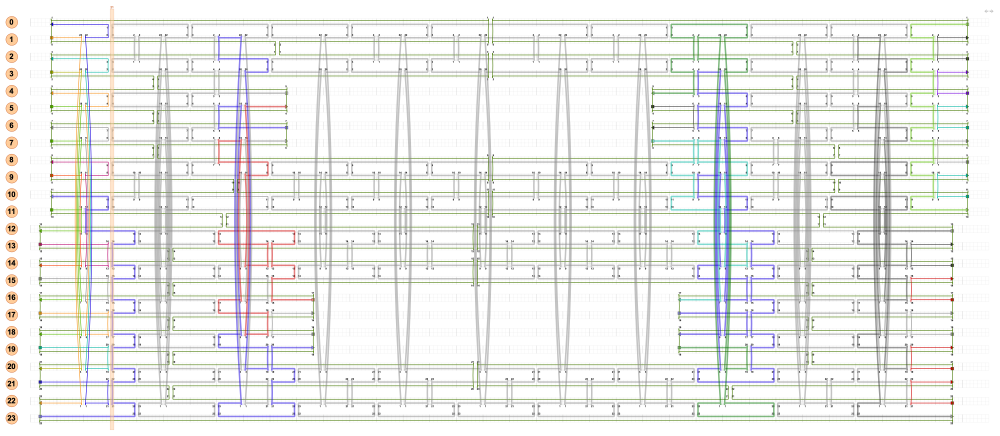
#> input picture archive/results/paper_figure_assets/2x12_rectangle_cavity.png, 3000 x 1307 px, given in place of early_2x14_naive_path.png, which was not available (shown at 1/3 size)
$ python gen_abstract_fig.py
#> lines starting #> are read from the running program, lines starting #| are printed output that depends on the picture; after the words box and inside, x2 and y2 are one past the last pixel; in counts of white or black regions, pixels touching at a corner belong together; pictures that were not available may be replaced by others from this repository, and a replacement may not be noted
#!/usr/bin/env python
"""
Generate a single composite figure for the 1-page abstract.

Layout:
  Top row (A): Early failure → User correction → Autonomous result
  Bottom row (B): Three parametric cavity variants (20/30/40nm)
                  each showing caDNAno, tacoxDNA 3D, oxDNA relaxed

Usage:
    python -m tools.gen_abstract_fig
"""
import os
import sys
import matplotlib
matplotlib.use('Agg')
import matplotlib.pyplot as plt
from matplotlib.gridspec import GridSpec
from PIL import Image
import numpy as np

ROOT = os.path.dirname(os.path.dirname(os.path.abspath(__file__)))
FIGURES = os.path.join(ROOT, 'drafts', 'paper_package', 'figures')
ASSETS = os.path.join(ROOT, 'results', 'paper_figure_assets')
OUT = os.path.join(FIGURES, 'fig_abstract.png')


def load_crop(path, pad=5):
    """Load image and auto-crop whitespace."""
#> called with pad = 5
    img = np.array(Image.open(path))
#> img is the input picture: shape (1307, 3000, 4); mean R, G, B, A 237.1, 238, 235.5, 255
    if img.ndim == 3:
        non_white = np.any(img[:, :, :3] < 245, axis=2)
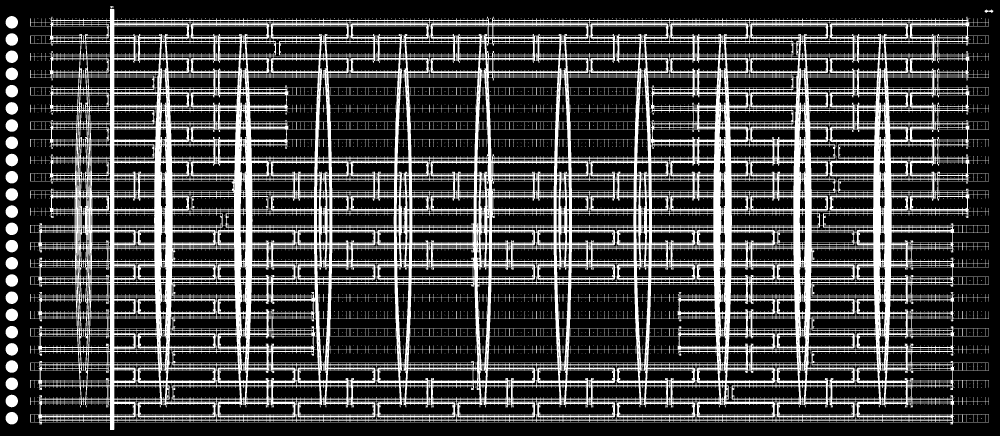
#> non_white: shape (1307, 3000) bool (shown at 1/3 size); 25.5% white; 2910 white regions (2802 under 20 px), largest, box (x1, y1, x2, y2) and area: (90, 27, 2967, 1290) 961987, (17, 410, 54, 447) 1097, (17, 668, 54, 705) 1096
    else:
        non_white = img < 245
    rows = np.where(non_white.any(axis=1))[0]
#> rows = 1270 values from 18 to 1289
    cols = np.where(non_white.any(axis=0))[0]
#> cols = 2927 values from 17 to 2979
    if len(rows) == 0 or len(cols) == 0:
        return img
    r0 = max(0, rows[0] - pad)
#> r0 = 13
    r1 = min(img.shape[0], rows[-1] + pad)
#> r1 = 1294
    c0 = max(0, cols[0] - pad)
#> c0 = 12
    c1 = min(img.shape[1], cols[-1] + pad)
#> c1 = 2984
    return img[r0:r1, c0:c1]
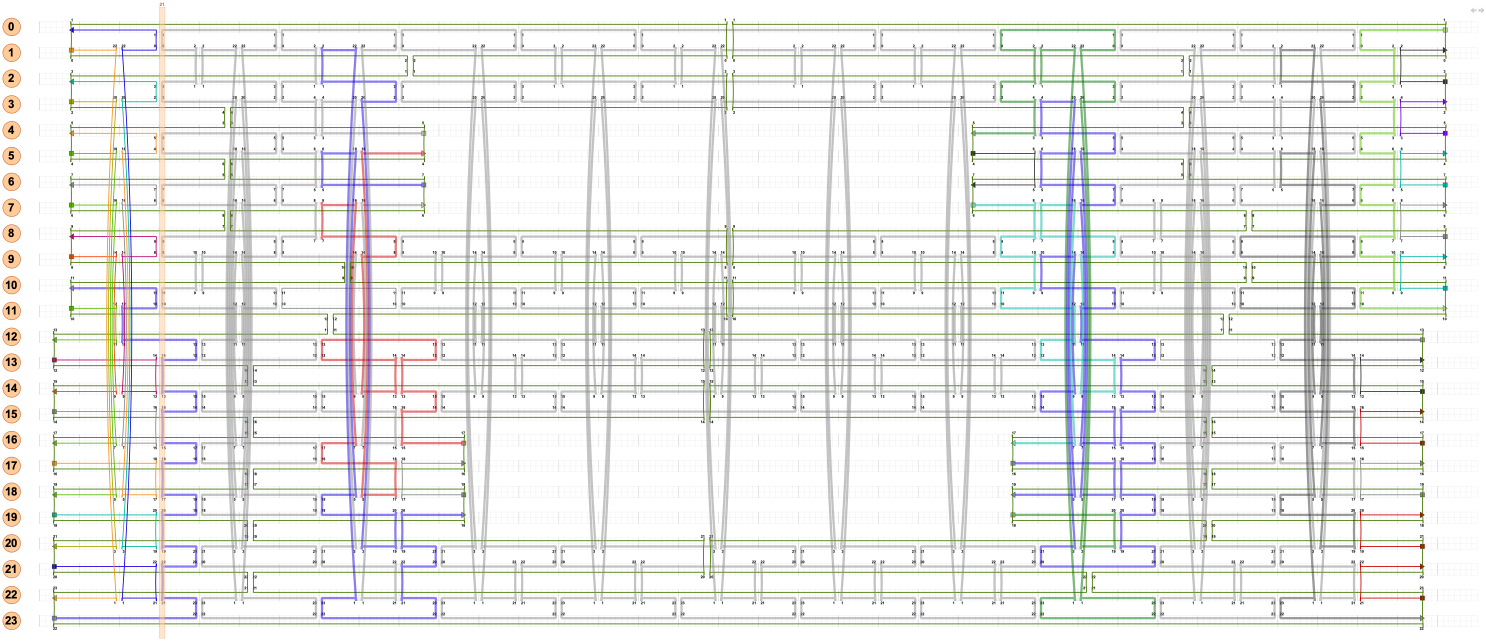
#> returned value: shape (1281, 2972, 4) (shown at 1/2 size); mean of channels 0, 1, 2, 3 236.6, 237.5, 234.9, 255; drawn as R, G, B


def main():
    fig = plt.figure(figsize=(16, 10))
    fig.patch.set_facecolor('white')

    # Top row: 3 columns (early failure, user template, autonomous result)
    # Bottom row: 3 columns (20nm, 30nm, 40nm variants)
    gs = GridSpec(2, 3, figure=fig, height_ratios=[1, 1],
                  hspace=0.25, wspace=0.15,
                  left=0.03, right=0.97, top=0.95, bottom=0.02)

    # === Top row (A): The journey ===
    # A1: Early failure
    ax1 = fig.add_subplot(gs[0, 0])
    img = load_crop(os.path.join(FIGURES, 'abstract_components', 'early_2x14_naive_path.png'))
    ax1.imshow(img)
    ax1.axis('off')
    ax1.set_title('Early agent output\n(2-by-14, 65 scaffold oligos)', fontsize=9,
                  fontweight='bold', color='#dc2626', pad=6)

    # A2: User-provided template
    ax2 = fig.add_subplot(gs[0, 1])
    img = load_crop(os.path.join(FIGURES, 'fig4b_cavity_template_scaffonly_path.png'))
#> call 2 of load_crop, with pad = 5
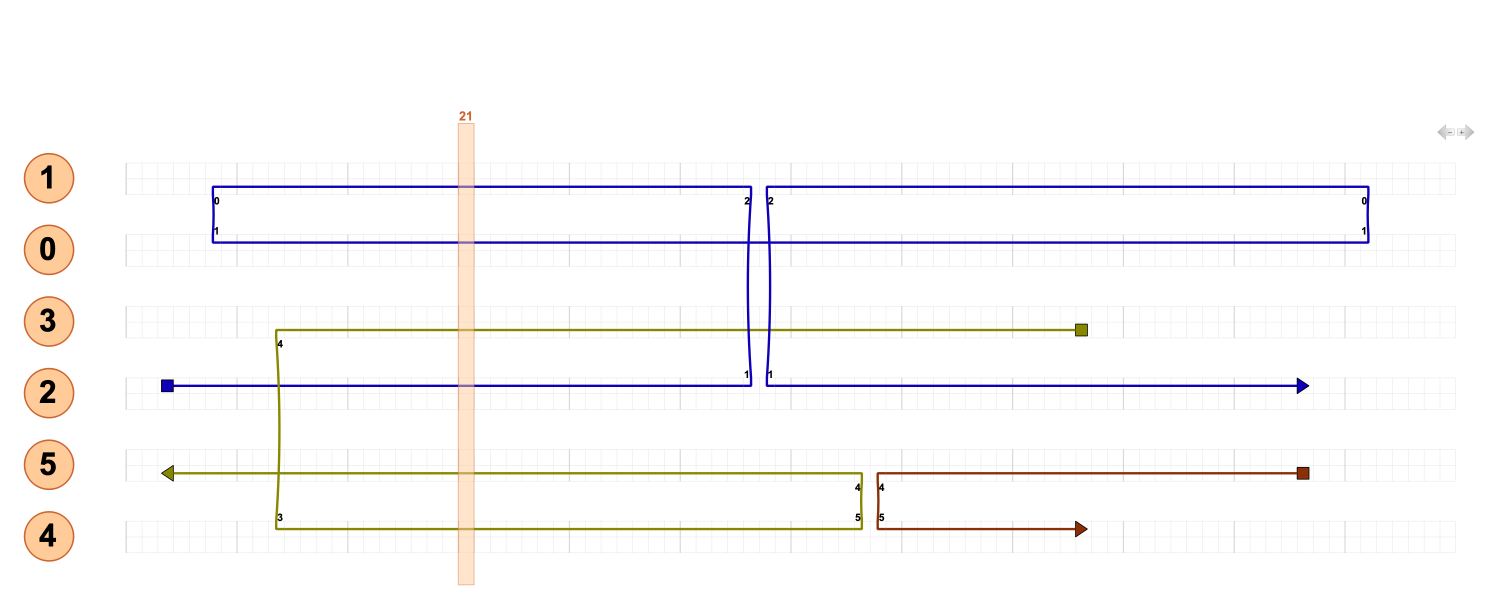
#> input picture archive/results/paper_figure_assets/invalid_routing_serpentine.png, 3000 x 1218 px, given in place of fig4b_cavity_template_scaffonly_path.png, which was not available (shown at 1/2 size)
#> in load_crop, img is the input picture: shape (1218, 3000, 4); mean R, G, B, A 250.4, 249.1, 249.2, 255
#> in load_crop (call 2), `non_white = np.any(img[:, :, :3] < 245, axis=2)`:
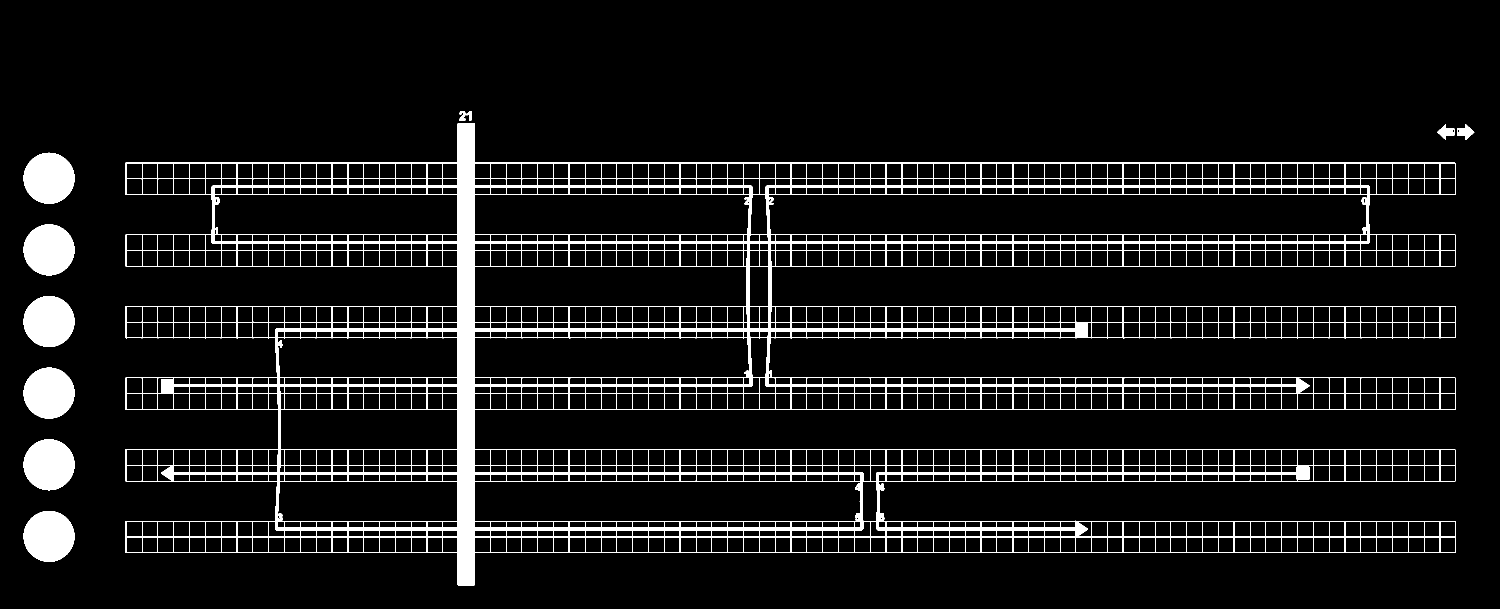
#> non_white: shape (1218, 3000) bool (shown at 1/2 size); 7.1% white; 11 white regions, largest, box (x1, y1, x2, y2) and area: (251, 246, 2912, 1171) 207593, (47, 735, 149, 837) 8179, (47, 449, 149, 551) 8178
#> in load_crop (call 2), `rows = np.where(non_white.any(axis=1))[0]`: rows = 944 values from 222 to 1170
#> in load_crop (call 2), `cols = np.where(non_white.any(axis=0))[0]`: cols = 2798 values from 47 to 2948
#> in load_crop (call 2), `r0 = max(0, rows[0] - pad)`: r0 = 217
#> in load_crop (call 2), `r1 = min(img.shape[0], rows[-1] + pad)`: r1 = 1175
#> in load_crop (call 2), `c0 = max(0, cols[0] - pad)`: c0 = 42
#> in load_crop (call 2), `c1 = min(img.shape[1], cols[-1] + pad)`: c1 = 2953
#> in load_crop (call 2), `return img[r0:r1, c0:c1]`:
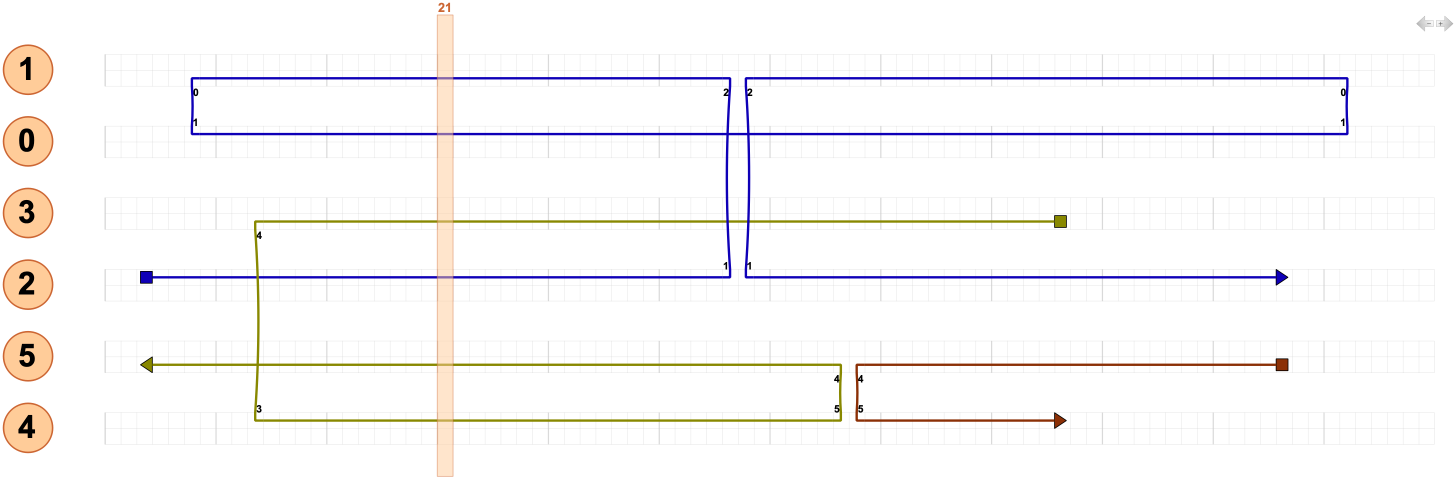
#> returned value: shape (958, 2911, 4) (shown at 1/2 size); mean of channels 0, 1, 2, 3 248.9, 247.3, 247.5, 255; drawn as R, G, B
    ax2.imshow(img)
    ax2.axis('off')
    ax2.set_title('User-provided template\n(2-by-12 with cavity, 1 scaffold oligo)', fontsize=9,
                  fontweight='bold', color='#2563eb', pad=6)

    # A3: Autonomous result
    ax3 = fig.add_subplot(gs[0, 2])
    img = load_crop(os.path.join(FIGURES, 'fig4d_stapled_path.png'))
    ax3.imshow(img)
    ax3.axis('off')
    ax3.set_title('Autonomous output\n(2-by-22 stapled, 220+ staples)', fontsize=9,
                  fontweight='bold', color='#16a34a', pad=6)

    # Arrows between top panels
    for x in [0.34, 0.66]:
        fig.text(x, 0.72, '\u2192', fontsize=28, ha='center', va='center',
                color='#374151', fontweight='bold')

    # Row label
    fig.text(0.01, 0.72, 'A', fontsize=14, fontweight='bold', va='center', ha='left')

    # === Bottom row (B): Parametric cavity variants ===
    variants = [
        ('20 nm cavity', 'cavity_20nm_initial.png', 'cavity_20nm_relaxed.png'),
        ('30 nm cavity', 'cavity_30nm_initial.png', 'cavity_30nm_relaxed.png'),
        ('40 nm cavity', 'cavity_40nm_initial.png', 'cavity_40nm_relaxed.png'),
    ]

    for col, (label, initial_fn, relaxed_fn) in enumerate(variants):
        ax = fig.add_subplot(gs[1, col])

        # Compose initial (top) and relaxed (bottom) side by side
        img_init = load_crop(os.path.join(ASSETS, initial_fn))
        img_relax = load_crop(os.path.join(ASSETS, relaxed_fn))

        # Stack vertically
        # Resize to same width
        target_w = max(img_init.shape[1], img_relax.shape[1])
        def resize_to_width(img, w):
            h = int(img.shape[0] * w / img.shape[1])
            return np.array(Image.fromarray(img).resize((w, h), Image.LANCZOS))

        img_init = resize_to_width(img_init, target_w)
        img_relax = resize_to_width(img_relax, target_w)

        # Add small gap
        gap = np.ones((10, target_w, img_init.shape[2]), dtype=np.uint8) * 255
        combined = np.vstack([img_init, gap, img_relax])

        ax.imshow(combined)
        ax.axis('off')
        ax.set_title(f'{label}\ntacoxDNA initial (top), oxDNA relaxed (bottom)', fontsize=9,
                    fontweight='bold', color='#374151', pad=6)

    # Row label
    fig.text(0.01, 0.25, 'B', fontsize=14, fontweight='bold', va='center', ha='left')

    plt.savefig(OUT, dpi=300, facecolor='white', bbox_inches='tight', pad_inches=0.1)
    plt.close()
    print(f'Saved: {OUT}')


if __name__ == '__main__':
#> (the run stopped early here; a loop or call above may not have finished)
